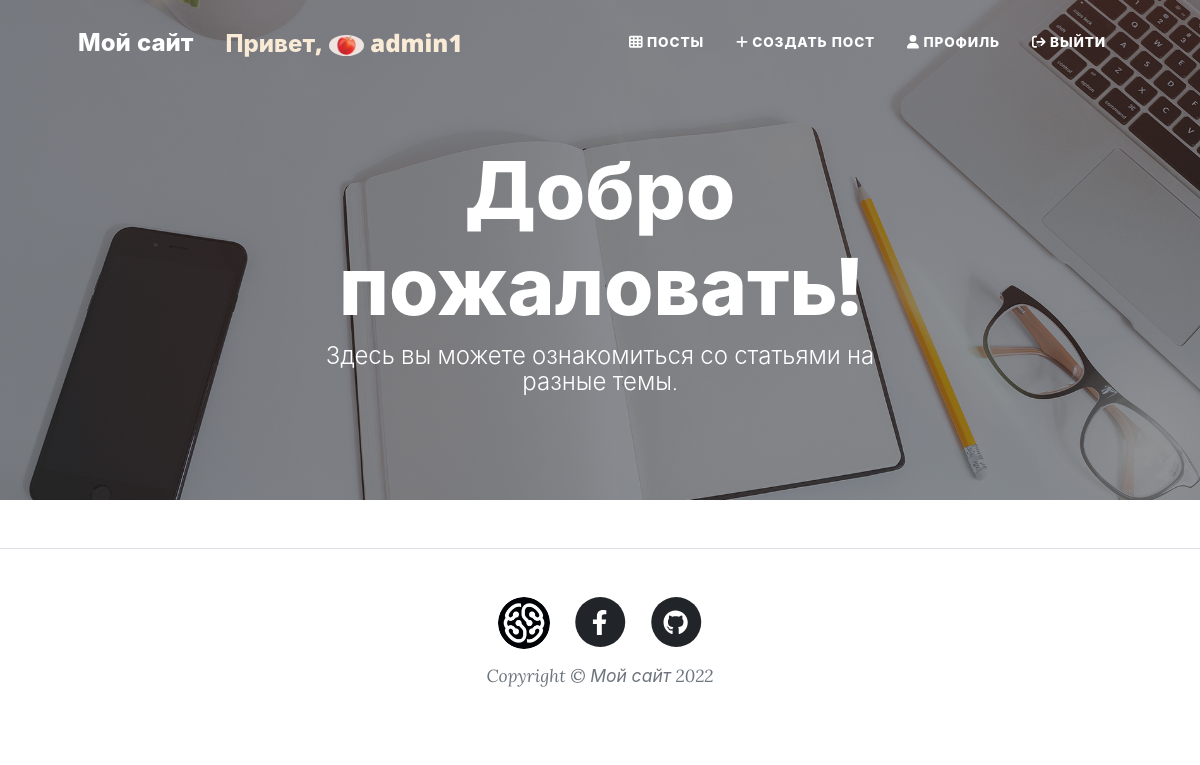
Screenshot of /home (signed in) with the database file from the repository.
### first_flask_project/models.py (models this page shows, shortened)
class User(db.Model, UserMixin):
    id = db.Column(db.Integer, primary_key=True)
    username = db.Column(db.String(30), unique=True, nullable=False)
    email = db.Column(db.String(120), unique=True, nullable=False)
    avatar_image = db.Column(db.String(30), nullable=False,
                             default='default.png')
    password = db.Column(db.String(60), nullable=False)
    posts = db.relationship('Post', backref='author', lazy=True)

### first_flask_project/main/routes.py (the view)
@main.route("/")
@main.route("/home")
def home():
    return render_template('index.html')

### first_flask_project/models.py (called while the page is built)
@login_manager.user_loader
def load_user(user_id):
    return User.query.get(int(user_id))

### first_flask_project/templates/index.html (shortened to what this page needs)
<!DOCTYPE html>
<html lang="en">
    <head>
        <link href="{{ url_for('static', filename='css/styles.css') }}"
              rel="stylesheet"
              type="text/css" />
    </head>
    <body>
        {% block navbar %}
            {% include 'includes/navbar.html' %}
        {% endblock navbar %}
        {% block header %}
            {% include 'includes/header.html' %}
        {% endblock header %}
        {% block footer %}
            {% include 'includes/footer.html' %}
        {% endblock footer %}
    </body>
</html>

### first_flask_project/templates/includes/navbar.html (shortened to what this page needs)
<nav class="navbar navbar-expand-lg navbar-light" id="mainNav">
    <div class="container px-4 px-lg-5">
        <a class="navbar-brand" href="/home">Мой сайт</a>
        {% if current_user.is_authenticated %}
            <h4 style="margin-top: 10px; color: antiquewhite;">
                Привет, <img class="rounded-circle account-img"
                                     src="{{ url_for('static', filename='profile_pics/' + current_user.avatar_image) }}"
                                     style="width: 10%;">
                {{ current_user.username }}
            </h4>
        {% endif %}
        <div class="collapse navbar-collapse" id="navbarResponsive">
            <ul class="navbar-nav ms-auto py-4 py-lg-0">
                {% if current_user.is_authenticated %}
                    <li class="nav-item">
                        <a class="nav-link px-lg-3 py-3 py-lg-4"
                           href="{{url_for('posts.allpost') }}"
                           style="font-size: 0.85rem;">
                            <i class="fa fa-th"></i>
                            Посты
                        </a>
                    </li>
                    <li class="nav-item">
                        <a class="nav-link px-lg-3 py-3 py-lg-4"
                           href="{{url_for('posts.new_post') }}"
                           style="font-size: 0.85rem;">
                            <i class="fa fa-plus"></i>
                            Создать пост
                        </a>
                    </li>
                    <li class="nav-item">
                        <a class="nav-link px-lg-3 py-3 py-lg-4"
                           href="{{url_for('users.account') }}"
                           style="font-size: 0.85rem;">
                            <i class="fa fa-user"></i>
                            Профиль
                        </a>
                    </li>
                    <li class="nav-item">
                        <a class="nav-link px-lg-3 py-3 py-lg-4"
                           href="{{ url_for('users.logout') }}"
                           style="font-size: 0.85rem;">
                            <i class="fa fa-sign-out"></i>
                            Выйти
                        </a>
                    </li>
                {% endif %}
            </ul>
        </div>
    </div>
</nav>

### rows the page displays
User: avatar_image (picture), username "admin1"
